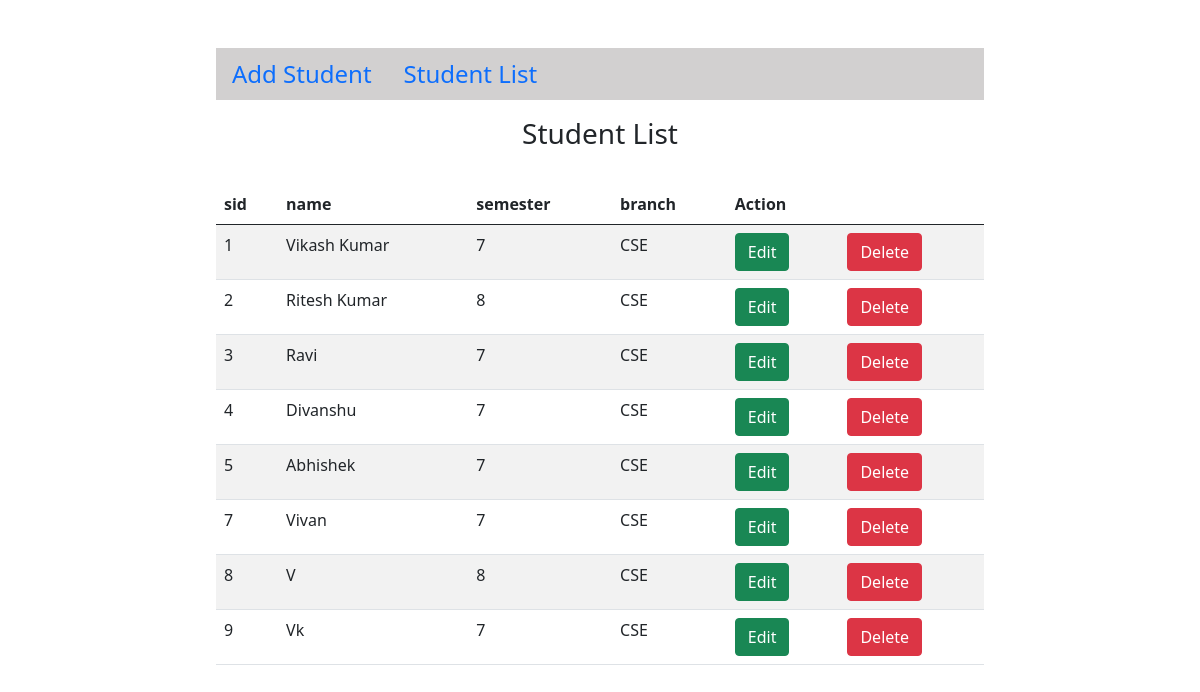
The page / on the database its author committed.
### tables this page shows
CREATE TABLE `student` (
  `sid` int(11) NOT NULL,
  `name` varchar(100) NOT NULL,
  `semester` int(11) NOT NULL,
  `branch` varchar(5) NOT NULL
);

### index.php (the view, shortened to what this page needs)
<?php include_once './connection.php'; ?>
<!doctype html>
<html lang="en">
<head>
    <link href="https://cdn.jsdelivr.net/npm/bootstrap@5.0.0-beta1/dist/css/bootstrap.min.css" rel="stylesheet">
</head>
<body>
    <div class="container">
        <div class="col-sm-8 mx-auto">
            <div class="row mt-5" style="background-color: #d2d0d0;">
                <nav class="nav">
                    <a class="nav-link fs-4 text" href="add_student.php">Add Student</a>
                    <a class="nav-link fs-4 text" href="index.php">Student List</a>
                </nav>
            </div>
            <div class="row">
                <h3 class="alert text-center">Student List</h3>
            </div>
            <div class="row">
                <table class="table table-hover table-striped">
                    <thead>
                        <tr>
                            <th>sid</th>
                            <th>name</th>
                            <th>semester</th>
                            <th>branch</th>
                            <th>Action</th>
                            <th></th>
                        </tr>
                    </thead>
                    <tbody>
                        <?php
                        $q = "SELECT * FROM student";
                        $students = mysqli_query($con, $q);
                        if (mysqli_num_rows($students) > 0) {
                            while ($student = mysqli_fetch_array($students)) { ?>
                                <tr>
                                    <td><?php echo $student['sid']; ?></td>
                                    <td><?php echo $student['name']; ?></td>
                                    <td><?php echo $student['semester']; ?></td>
                                    <td><?php echo $student['branch']; ?></td>
                                    <td>
                                        <a href="update_student.php?sid=<?php echo $student['sid']; ?>" class="btn btn-success">Edit</a>
                                    </td>
                                    <td>
                                        <form action="delete.php" method='POST'>
                                            <input type="submit" name='delete' class="btn btn-danger" value="Delete">
                                        </form>
                                    </td>
                                </tr>
                        <?php
                            }
                        }
                        ?>
                    </tbody>
                </table>
            </div>
        </div>
    </div>
</body>
</html>

### rows shown on the page
student: sid "1", name "Vikash Kumar", semester "7", branch "CSE"
student: sid "2", name "Ritesh Kumar", semester "8", branch "CSE"
student: sid "3", name "Ravi", semester "7", branch "CSE"
student: sid "4", name "Divanshu", semester "7", branch "CSE"
student: sid "5", name "Abhishek", semester "7", branch "CSE"
student: sid "7", name "Vivan", semester "7", branch "CSE"
student: sid "8", name "V", semester "8", branch "CSE"
student: sid "9", name "Vk", semester "7", branch "CSE"
